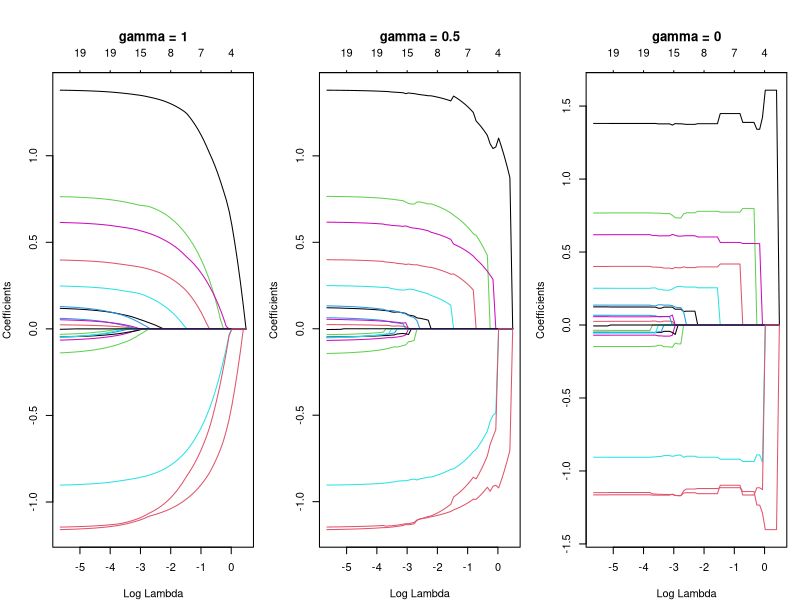
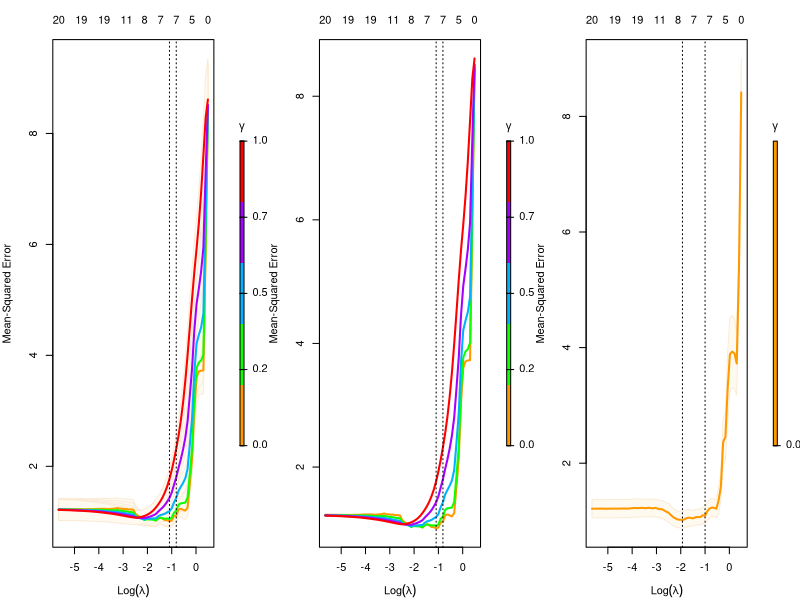

Source code (R) for these figures, in order:
## ----include=FALSE------------------------------------------------------------
# the code in this chunk enables us to truncate the print output for each
# chunk using the `out.lines` option
# save the built-in output hook
hook_output <- knitr::knit_hooks$get("output")

# set a new output hook to truncate text output
knitr::knit_hooks$set(output = function(x, options) {
  if (!is.null(n <- options$out.lines)) {
    x <- xfun::split_lines(x)
    if (length(x) > n) {
      # truncate the output
      x <- c(head(x, n), "....\n")
    }
    x <- paste(x, collapse = "\n")
  }
  hook_output(x, options)
})

## ----out.lines = 15-----------------------------------------------------------
library(glmnet)
data(QuickStartExample)
x <- QuickStartExample$x
y <- QuickStartExample$y
fit <- glmnet(x, y, relax = TRUE)
print(fit)

## -----------------------------------------------------------------------------
par(mfrow = c(1, 3), mar=c(4,4,5.5,1))
plot(fit, main = "gamma = 1")
plot(fit, gamma = 0.5, main = "gamma = 0.5")
plot(fit, gamma = 0, main = "gamma = 0")

## -----------------------------------------------------------------------------
set.seed(1)
cfit <- cv.glmnet(x, y, relax = TRUE)
plot(cfit)

## -----------------------------------------------------------------------------
plot(cfit, se.bands = FALSE)

## -----------------------------------------------------------------------------
predict(cfit, newx = x[1:5, ], s = "lambda.min", gamma = "gamma.min")

## -----------------------------------------------------------------------------
print(cfit)

## ----`relaxed`----------------------------------------------------------------
fit <- glmnet(x,y)
fitr <- relax.glmnet(fit, x = x, y = y)

## -----------------------------------------------------------------------------
print(cfit)
print.cv.glmnet(cfit)

## -----------------------------------------------------------------------------
fitr <- cv.glmnet(x, y, gamma = 0, relax = TRUE)
plot(fitr)

